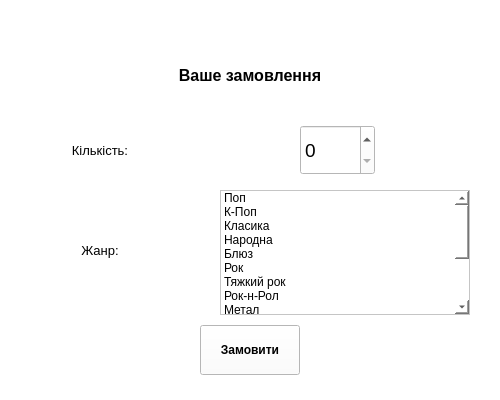
<?xml version="1.0" encoding="UTF-8"?>
<ui version="4.0">
 <class>Form</class>
 <widget class="QWidget" name="Form">
  <property name="geometry">
   <rect>
    <x>0</x>
    <y>0</y>
    <width>500</width>
    <height>400</height>
   </rect>
  </property>
  <property name="windowTitle">
   <string>Form</string>
  </property>
  <property name="styleSheet">
   <string notr="true">background-color: rgb(255, 255, 255);</string>
  </property>
  <widget class="QPushButton" name="pushButton">
   <property name="geometry">
    <rect>
     <x>200</x>
     <y>325</y>
     <width>100</width>
     <height>50</height>
    </rect>
   </property>
   <property name="font">
    <font>
     <weight>75</weight>
     <bold>true</bold>
    </font>
   </property>
   <property name="text">
    <string>Замовити</string>
   </property>
  </widget>
  <widget class="QLabel" name="label">
   <property name="geometry">
    <rect>
     <x>0</x>
     <y>50</y>
     <width>500</width>
     <height>50</height>
    </rect>
   </property>
   <property name="font">
    <font>
     <pointsize>12</pointsize>
     <weight>75</weight>
     <bold>true</bold>
    </font>
   </property>
   <property name="text">
    <string>Ваше замовлення</string>
   </property>
   <property name="alignment">
    <set>Qt::AlignCenter</set>
   </property>
  </widget>
  <widget class="QSpinBox" name="spinBox">
   <property name="geometry">
    <rect>
     <x>300</x>
     <y>125</y>
     <width>75</width>
     <height>50</height>
    </rect>
   </property>
   <property name="font">
    <font>
     <pointsize>14</pointsize>
    </font>
   </property>
   <property name="maximum">
    <number>10000</number>
   </property>
  </widget>
  <widget class="QLabel" name="label_2">
   <property name="geometry">
    <rect>
     <x>0</x>
     <y>125</y>
     <width>200</width>
     <height>50</height>
    </rect>
   </property>
   <property name="font">
    <font>
     <pointsize>10</pointsize>
     <weight>50</weight>
     <bold>false</bold>
    </font>
   </property>
   <property name="text">
    <string>Кількість:</string>
   </property>
   <property name="alignment">
    <set>Qt::AlignCenter</set>
   </property>
  </widget>
  <widget class="QLabel" name="label_3">
   <property name="geometry">
    <rect>
     <x>0</x>
     <y>225</y>
     <width>200</width>
     <height>50</height>
    </rect>
   </property>
   <property name="font">
    <font>
     <pointsize>10</pointsize>
    </font>
   </property>
   <property name="text">
    <string>Жанр:</string>
   </property>
   <property name="alignment">
    <set>Qt::AlignCenter</set>
   </property>
  </widget>
  <widget class="QListWidget" name="listWidget">
   <property name="geometry">
    <rect>
     <x>220</x>
     <y>190</y>
     <width>250</width>
     <height>125</height>
    </rect>
   </property>
   <item>
    <property name="text">
     <string>Поп</string>
    </property>
   </item>
   <item>
    <property name="text">
     <string>К-Поп</string>
    </property>
   </item>
   <item>
    <property name="text">
     <string>Класика</string>
    </property>
   </item>
   <item>
    <property name="text">
     <string>Народна</string>
    </property>
   </item>
   <item>
    <property name="text">
     <string>Блюз</string>
    </property>
   </item>
   <item>
    <property name="text">
     <string>Рок</string>
    </property>
   </item>
   <item>
    <property name="text">
     <string>Тяжкий рок</string>
    </property>
   </item>
   <item>
    <property name="text">
     <string>Рок-н-Рол</string>
    </property>
   </item>
   <item>
    <property name="text">
     <string>Метал</string>
    </property>
   </item>
   <item>
    <property name="text">
     <string>Джаз</string>
    </property>
   </item>
   <item>
    <property name="text">
     <string>Шансон</string>
    </property>
   </item>
   <item>
    <property name="text">
     <string>Кантрі</string>
    </property>
   </item>
   <item>
    <property name="text">
     <string>Дитячі</string>
    </property>
   </item>
   <item>
    <property name="text">
     <string>Любовні</string>
    </property>
   </item>
  </widget>
 </widget>
 <resources/>
 <connections/>
</ui>
